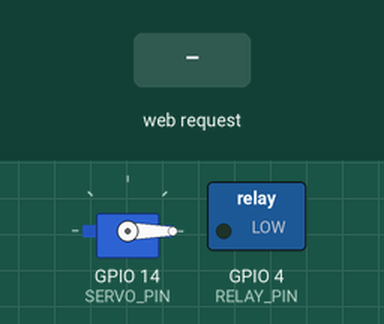
Recording of a sketch running on a simulated ESP8266 (NodeMCU). Shown: servo, switched loads named in the sketch (green lamp = pin HIGH). Inputs (shaded band) come from the test bench. WiFi joins after 1.5 s; servers stay silent unless stated; what the sketch prints to the serial monitor is not drawn.

Above: at 2.7 s.
2.8 s: HTTP request GET /toggle received
At 3.9 s:
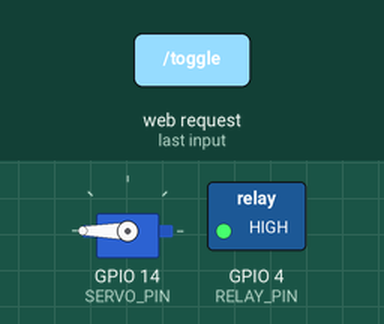
Timing chart, 0 to 5.8 s (numbered marks = the images above; inputs shaded):
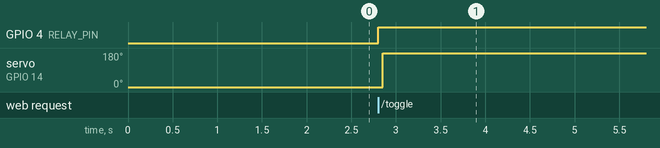

The sketch:

ArduinoCode.ino
```cpp
#include <ESP8266WiFi.h>
#include <ESP8266WebServer.h>
#include <Servo.h>

const char* ssid = "LITO";
const char* password = "4W1DXZ34YA";

ESP8266WebServer server(80);

const int RELAY_PIN = 4;  // Pino que controla o relé (alimentação do servo)
const int SERVO_PIN = 14; // Pino do sinal do servo

Servo myservo;

void setup() {
  Serial.begin(115200);
  pinMode(RELAY_PIN, OUTPUT);
  digitalWrite(RELAY_PIN, LOW); // relé desligado (servo sem alimentação)

  myservo.attach(SERVO_PIN);
  myservo.write(0); // posição inicial

  WiFi.begin(ssid, password);
  Serial.println("A conectar-se à rede WiFi...");

  while (WiFi.status() != WL_CONNECTED) {
    delay(500);
    Serial.print(".");
  }
  Serial.println("\nWiFi conectado");
  Serial.print("Endereço IP: ");
  Serial.println(WiFi.localIP());

  server.on("/toggle", HTTP_GET, []() {
  static bool ligado = false;
  ligado = !ligado;

  digitalWrite(RELAY_PIN, HIGH);  // Liga alimentação em qualquer caso
  delay(50);                      // Espera alimentação estabilizar

  if (ligado) {
    myservo.write(180);           // Porta abre
  } else {
    myservo.write(0);            // Porta fecha
  }

  delay(500);                     // Espera servo completar movimento

  if (!ligado) {
    digitalWrite(RELAY_PIN, LOW); // Só corta a alimentação ao fechar
  }

  server.send(200, "text/plain", ligado ? "Porta aberta via relé" : "Porta fechada via relé");
});


  server.begin();
  Serial.println("Servidor HTTP iniciado.");
}

void loop() {
  server.handleClient();
}
```

Measured:
- after the input at 2.8 s, GPIO 4 (RELAY_PIN): LOW → HIGH at once; servo on GPIO 14 (SERVO_PIN): 0° → 180° after 0.05 s
